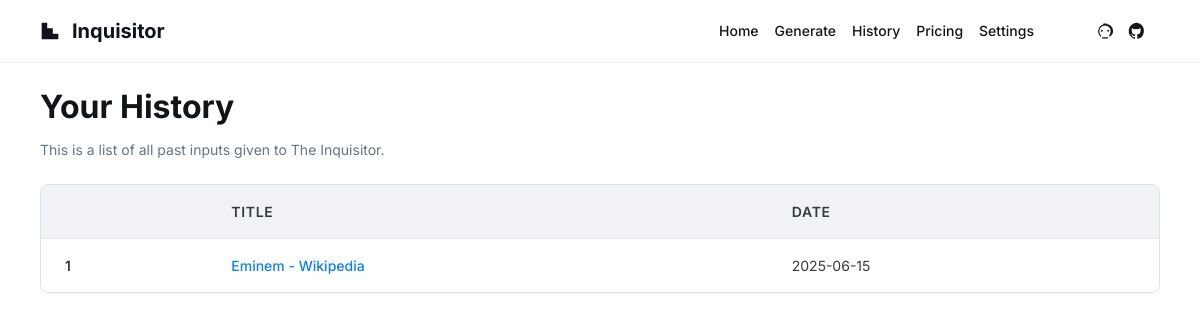
Page /history (signed in) on the earlier database version.
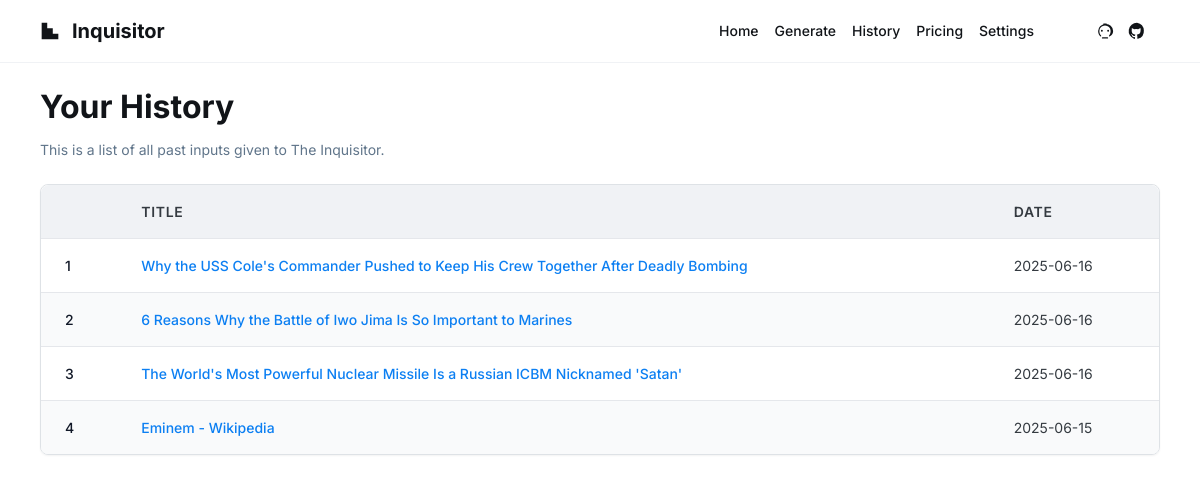
Same page on the later database version.
### app/models.py (models this page shows, shortened)
class QuestionHistory(db.Model):
    __tablename__ = 'question_history'
    id = db.Column(db.Integer, primary_key=True)
    user_id = db.Column(db.Integer, db.ForeignKey('users.id'), nullable=False)
    title = db.Column(db.Text, nullable=False)         # the user query or input
    questions = db.Column(db.Text, nullable=False)      # store as JSON string
    created_at = db.Column(db.DateTime, default=datetime.utcnow)
    filename = db.Column(db.String(256), nullable=True)
    user = db.relationship('User', backref='history')

### app/routes.py (the view)
@app.route("/history")
@login_required
def view_history():
    history_records = QuestionHistory.query.filter_by(
        user_id=current_user.id,
    ).order_by(QuestionHistory.created_at.desc()).all()
    return render_template("history.html", records = history_records)

### app/__init__.py (called while the page is built)
@login_manager.user_loader
def load_user(user_id):
    return User.query.get(int(user_id))

### app/templates/history.html (shortened to what this page needs)
{% extends "base.html" %}
{% block content %}
    <div class="flex flex-wrap justify-between gap-3 relative mb-6">
        <div class="flex min-w-72 flex-col gap-3">
            <p class="text-[#111418] tracking-light text-[32px] font-bold leading-tight">Your History</p>
            <p class="text-[#60758a] text-sm font-normal leading-normal">
                This is a list of all past inputs given to The Inquisitor.
            </p>
        </div>
    </div>
    <div class="overflow-x-auto rounded-lg shadow-sm border border-[#dee2e6]">
        <table class="min-w-full divide-y divide-gray-200">
            <thead class="table-header">
                <tr>
                    <th scope="col" class="table-cell text-left font-semibold uppercase tracking-wider rounded-tl-lg">
                    </th>
                    <th scope="col" class="table-cell text-left font-semibold uppercase tracking-wider">
                        Title
                    </th>
                    <th scope="col" class="table-cell text-left font-semibold uppercase tracking-wider rounded-tr-lg">
                        Date
                    </th>
                </tr>
            </thead>
            <tbody class="divide-y divide-gray-200">
                {% for record in records %}
                <tr class="{% if loop.index is odd %}table-row-odd{% else %}table-row-even{% endif %}">
                    <td class="table-cell font-medium text-gray-900">
                        {{ loop.index }}
                    </td>
                    <td class="table-cell">
                        <a href="{{ url_for('load_history_record', record_id=record.id) }}" class="clickable-title">{{ record.title }}</a>
                    </td>
                    <td class="table-cell">
                        {{ record.created_at.strftime('%Y-%m-%d') }}
                    </td>
                </tr>
                {% else %}
                <tr>
                    <td colspan="3" class="table-cell text-center text-gray-500">
                        No history records found.
                    </td>
                </tr>
                {% endfor %}
            </tbody>
        </table>
    </div>
{% endblock %}

### app/templates/base.html (shortened to what this page needs)
<!DOCTYPE html>
<html lang="en">
<head>
  <script src="https://cdn.tailwindcss.com?plugins=forms,container-queries"></script>
</head>
<body class="min-h-screen bg-white text-[#111418]">
  <div class="flex flex-col min-h-screen">
    <header class="border-b border-[#f0f2f5] px-4 xs:px-5 sm:px-6 lg:px-10 py-3 sm:py-4">
      <div class="flex items-center justify-between">
        <div class="flex items-center gap-3">
          <div class="w-4 h-4 sm:w-5 sm:h-5">
            <svg viewBox="0 0 48 48" fill="currentColor" xmlns="http://www.w3.org/2000/svg"> <path d="M4 4H17.3334V17.3334H30.6666V30.6666H44V44H4V4Z" /> </svg>
          </div>
          <a class="text-lg sm:text-xl font-bold" href="/">Inquisitor</a>
        </div>
        <div class="hidden sm:flex sm:items-center gap-3 sm:gap-6">
          <nav class="flex gap-2 sm:gap-4 text-sm font-medium">
            <a href="/">Home</a>
            <a href="/generate">Generate</a>
            <a href="/history">History</a>
            <a href="/pricing">Pricing</a>
            <a href="/settings">Settings</a>
          </nav>
          <div class="flex gap-2 sm:gap-3 border border-white rounded-md px-2 py-1 sm:px-3 sm:py-1">
            <a href="https://mail.google.com/mail/?view=cm&to=victorumoreng@gmail.com&su=Reporting%20A%20Bug" class="relative tooltip" data-tooltip="Report a Bug">
            </a>
            <a href="https://mail.google.com/mail/?view=cm&to=victorumoreng@gmail.com&su=Suggest%20A%20Feature" class="relative tooltip" data-tooltip="Suggest a Feature">
            </a>
          </div>
        </div>
      </div>
    </header>
    <main class="flex-1 w-full max-w-7xl mx-auto px-4 xs:px-5 sm:px-6 lg:px-10 py-4 sm:py-6">
      {% block content %}{% endblock %}
    </main>
  </div>
</body>
</html>

### app/templates/base.html (style rules this page uses)
body { font-family: Inter, "Noto Sans", sans-serif; }
.tooltip::after { content: attr(data-tooltip); position: absolute; top: 125%; left: 50%; transform: translateX(-50%); background-color: black; color: white; padding: 4px 8px; border-radius: 4px; white-space: nowrap; font-size: 0.75rem; opacity: 0; pointer-events: none; transition: opacity 0.2s ease-in-out; }

### app/templates/history.html (style rules this page uses)
.table-header { background-color: #f0f2f5; color: #60758a; }
.table-row-odd { background-color: #ffffff; }
.table-row-even { background-color: #f9fafb; }
.table-cell { padding: 16px 24px; font-size: 0.875rem; color: #343a40; }
.clickable-title { color: #0c7ff2; text-decoration: none; font-weight: 500; }

Differences in the rows shown:
added QuestionHistory: title "Why the USS Cole's Commander Pushed to Keep His Crew Together After Deadly Bombing", created_at "2025-06-16"
added QuestionHistory: title "6 Reasons Why the Battle of Iwo Jima Is So Important to Marines", created_at "2025-06-16"
added QuestionHistory: title "The World's Most Powerful Nuclear Missile Is a Russian ICBM Nicknamed 'Satan'", created_at "2025-06-16"
